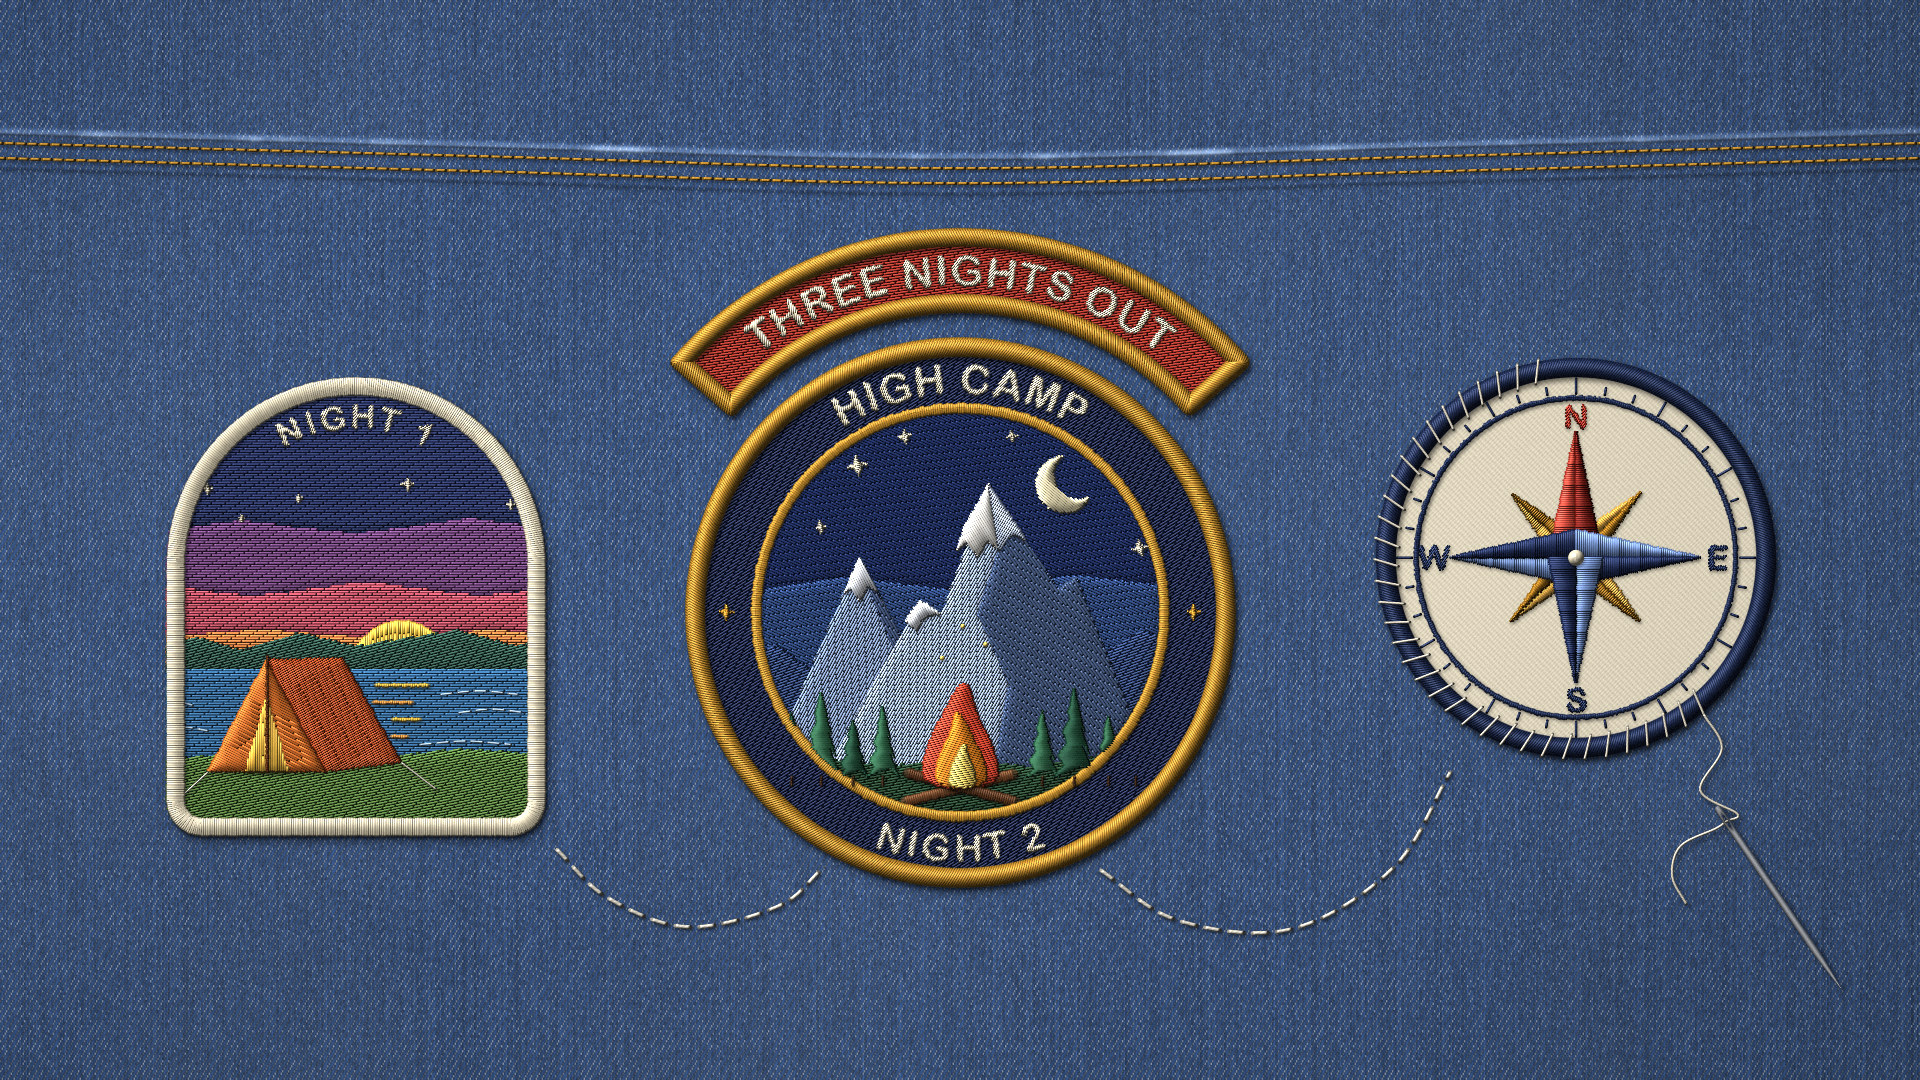

This chart was generated by the following Python code:
"""Example (embroidered patches / 刺绣徽章): 三晚露营 · Three Nights Out — the back of a denim jacket that keeps a
camping trip: one patch per night, joined by a sashiko trail. Night 1, a die-cut arch with a hot-cut satin border:
a tent with its lantern lit on a lake shore at sunset. Night 2, a round merrowed badge: high camp, a campfire under
a two-tone peak with snowcaps, moon and stars, lettering on the ring. Night 3, the way home: a compass rose on cream
twill, still being sewn on -- whip stitches have gone two-thirds of the way round and the needle lies on the denim
with the thread running back to the last stitch. A curved rocker over the middle badge reads THREE NIGHTS OUT; a
felled yoke seam with double topstitching runs across the top.
Draw-on stages: denim -> blanks -> background fills -> scenery -> satin -> details -> lettering -> edges -> trail
-> sewing. No image model.
python3 patch_camping.py [out.jpg] [--stages DIR]
"""
import os, sys, time
sys.path.insert(0, os.path.join(os.path.dirname(os.path.abspath(__file__)), '..', 'lib'))
import numpy as np
from patch import Patch

out = sys.argv[1] if len(sys.argv) > 1 and not sys.argv[1].startswith('--') else 'patch_camping.jpg'
stages = sys.argv[sys.argv.index('--stages') + 1] if '--stages' in sys.argv else None
t0 = time.time()

CREAM, GOLD, NAVY = '#f1e5c6', '#d89c33', '#24325a'
K = 1.14                                         # the patches are drawn in design units around (960, 660)


def T(*pts):
    """design units -> canvas pixels"""
    return [((x - 960) * K + 960, (y - 660) * K + 612) for x, y in pts]


def P1(x, y):
    return T((x, y))[0]


p = Patch(1920, 1080, seed=7)

# ---- 0. the denim: a jacket back with a felled yoke seam
p.denim()
p.seam([(-30, 132), (480, 146), (960, 158), (1440, 146), (1950, 132)])
p.stage('denim')

# ---- 1. the cut blanks
AX, AY = P1(960, 660); AR = 238 * K               # night 2: round badge
BX, BTOP = P1(430, 455); BW, BH = 330 * K, 400 * K   # night 1: die-cut arch
CX, CY = P1(1500, 612); CR = 172 * K              # night 3: compass, being sewn on
rocker = p.blank(p.rocker_pts(AX, AY, 266 * K, 334 * K, span=98), '#a8322a')
bA = p.blank(p.circle_pts(AX, AY, AR), '#1a2346')
bB = p.blank(p.arch_pts(BX, BTOP, BW, BH, corner=34), '#2e3a6e')
bC = p.blank(p.circle_pts(CX, CY, CR), '#ece2c9')
p.stage('blanks')

# ---- 2. background fills (tatami)
p.fill(rocker.mask, '#ad3328', angle=8)
p.fill(bA.mask, '#1a2346', angle=32)
scene = p.circle(AX, AY, 176 * K)
p.fill(scene * p.poly(T((760, 470), (1160, 470), (1160, 640), (1060, 628), (960, 642), (860, 630), (760, 645))),
       '#22336a', angle=-24)
p.fill(scene * p.poly(T((760, 645), (860, 630), (960, 642), (1060, 628), (1160, 640), (1160, 860), (760, 860))),
       '#34508a', angle=-24)
archm = bB.mask
bands = [('#2e3a6e', 455, 585), ('#7b4a86', 585, 640), ('#d0566a', 640, 680), ('#f08a48', 680, 712)]
edges = {585: [(250, 590), (330, 580), (430, 592), (530, 578), (610, 588)],
         640: [(250, 636), (340, 646), (440, 634), (540, 646), (610, 638)],
         680: [(250, 682), (350, 676), (450, 684), (550, 676), (610, 682)]}
for col, ya, yb in bands:
    top = edges.get(ya, [(250, ya), (610, ya)])
    bot = edges.get(yb, [(250, yb), (610, yb)])
    p.fill(archm * p.poly(T(*top, *bot[::-1])), col, angle=0, length=14)
p.stage('fills')

# ---- 3. scenery: hills, lake, shore (night 1); peaks, ground (night 2)
p.fill(archm * p.circle(*P1(470, 712), 44 * K) * p.poly(T((400, 640), (540, 640), (540, 712), (400, 712))), '#f7c84a',
       angle=90, kind='satin', maxlen=40)
hills = [(250, 712), (250, 690), (290, 682), (330, 694), (380, 678), (430, 690), (520, 676), (570, 690), (610, 684), (610, 712)]
p.fill(archm * p.poly(T(*hills)), '#30574a', angle=15, length=12)
p.fill(archm * p.poly(T((250, 710), (610, 710), (610, 790), (250, 790))), '#3b74a8', angle=0, length=16)
shore = [(250, 790), (330, 784), (420, 792), (520, 780), (610, 786), (610, 860), (250, 860)]
p.fill(archm * p.poly(T(*shore)), '#557c3a', angle=12, length=13)

# night 2: a far ridge, the back peak, the main peak (lit side / shade side), the ground
p.fill(scene * p.poly(T((760, 800), (760, 700), (800, 690), (830, 712), (1080, 700), (1120, 676), (1160, 690), (1160, 800))),
       '#2b3f6e', angle=20, length=12)
p.fill(scene * p.poly(T((790, 800), (872, 612), (912, 690), (900, 800))), '#7d93ba', angle=62)
p.fill(scene * p.poly(T((872, 612), (912, 690), (972, 760), (960, 800), (900, 800), (905, 700), (884, 650))),
       '#4a5e88', angle=-60)
lit = [(842, 800), (925, 650), (944, 662), (985, 548), (994, 606), (976, 662), (1003, 724), (990, 800)]
shade = [(985, 548), (1046, 640), (1062, 630), (1130, 800), (990, 800), (1003, 724), (976, 662), (994, 606)]
p.fill(scene * p.poly(T(*lit)), '#9fb4d4', angle=60)
p.fill(scene * p.poly(T(*shade)), '#4b6089', angle=-55)
ground = [(760, 800), (820, 786), (900, 795), (960, 788), (1020, 796), (1100, 784), (1160, 794), (1160, 860), (760, 860)]
p.fill(scene * p.poly(T(*ground)), '#26472e', angle=10, length=13)
p.stage('scenery')

# ---- 4. satin: snowcaps, tent, sun glints, campfire, moon, compass rose
p.fill(scene * p.poly(T((985, 548), (994, 606), (984, 598), (976, 612), (966, 600), (957, 606), (964, 585))), '#f6f3ec',
       angle=-58, kind='satin')
p.fill(scene * p.poly(T((985, 548), (1018, 597), (1006, 592), (996, 604), (994, 606))), '#aebbd3', angle=58, kind='satin')
p.fill(scene * p.poly(T((925, 650), (944, 662), (930, 664), (921, 676), (912, 668))), '#e9edf3', angle=-60, kind='satin')
p.fill(scene * p.poly(T((872, 612), (888, 642), (879, 638), (872, 650), (864, 640), (858, 645))), '#e9edf3', angle=-62, kind='satin')
# the tent: front panel lit, side panel in shade, the door glowing from the lantern inside
p.fill(archm * p.poly(T((352, 702), (300, 800), (404, 800))), '#ec7a30', angle=-28, kind='satin')
p.fill(archm * p.poly(T((352, 702), (404, 800), (470, 792), (418, 700))), '#a9441f', angle=30, kind='satin')
p.fill(archm * p.poly(T((352, 734), (333, 800), (371, 800))), '#f8c24a', angle=90, kind='satin')
p.column(T((352, 698), (352, 800)), '#6b3418', width=3.4)
for i, (x, w) in enumerate([(470, 46), (462, 34), (474, 24), (468, 14)]):
    y = 724 + i * 15
    p.column(T((x - w / 2, y), (x + w / 2, y)), '#f7c84a' if i % 2 == 0 else '#f3a24a', width=4.6)
# campfire: crossed logs, then three flames, outer to inner
p.column(T((912, 826), (1006, 802)), '#7a4a2a', width=11)
p.column(T((914, 801), (1008, 826)), '#5e3820', width=11)
flame = lambda cx, by, w, h, lean: T((cx - w, by), (cx - w * 0.9, by - h * 0.35), (cx - w * 0.35, by - h * 0.7),
                                     (cx + lean, by - h), (cx + w * 0.45, by - h * 0.62), (cx + w * 0.95, by - h * 0.3), (cx + w, by))
p.fill(scene * p.poly(flame(960, 814, 34, 100, 5), smooth=2), '#d8432c', angle=14, kind='satin', maxlen=90)
p.fill(scene * p.poly(flame(961, 814, 23, 72, -4), smooth=2), '#f08a24', angle=-16, kind='satin', maxlen=90)
p.fill(scene * p.poly(flame(962, 814, 12, 42, 2), smooth=2), '#fadb68', angle=10, kind='satin')
# the moon: a crescent
mx, my = P1(1052, 548)
moon = p.circle(mx, my, 25 * K) * (1 - p.circle(mx + 12 * K, my - 8 * K, 21 * K))
p.fill(moon, '#f3e7bd', angle=-40, kind='satin')


# compass rose: four cardinal points split light / dark, four gold diagonals behind
def kite(ang, length, half, light, dark):
    a = np.deg2rad(ang)
    tip = (CX + length * np.cos(a), CY - length * np.sin(a))
    l = (CX + half * np.cos(a + np.pi / 2), CY - half * np.sin(a + np.pi / 2))
    r = (CX + half * np.cos(a - np.pi / 2), CY - half * np.sin(a - np.pi / 2))
    p.fill(p.poly([(CX, CY), l, tip]), light, angle=ang + 90, kind='satin', pitch=2.1)
    p.fill(p.poly([(CX, CY), tip, r]), dark, angle=ang + 90, kind='satin', pitch=2.1)


for ang in (45, 135, 225, 315):
    kite(ang, 82 * K, 16 * K, '#eab04a', '#9c6a1a')
kite(90, 112 * K, 24 * K, '#cf4637', '#721a14')
for ang in (0, 180, 270):
    kite(ang, 112 * K, 24 * K, '#6f8bc2', '#1f2b52')
p.stage('satin')

# ---- 5. details: rings, ticks, stars, sparks, ripples, trees
p.column(p.circle_pts(AX, AY, 179 * K), GOLD, width=11, closed=True)                # ring separator, night 2
p.column(p.circle_pts(CX, CY, 140 * K), NAVY, width=5.5, closed=True)               # compass ring
for k in range(36):
    a = np.deg2rad(k * 10)
    r0, r1 = ((144 * K, 157 * K) if k % 3 == 0 else (145 * K, 151 * K))
    p.run([(CX + r0 * np.cos(a), CY - r0 * np.sin(a)), (CX + r1 * np.cos(a), CY - r1 * np.sin(a))], NAVY,
          stitch=1e6, gap=0, width=2.6, smooth=False, shadow=0.3)
p.knot(CX, CY, CREAM, r=8)


def pine(x, base, h, w, col):
    tiers = 4
    zig_l, zig_r = [], []
    for i in range(tiers):
        y = base - h * i / tiers; ww = w * 0.5 * (1 - i / tiers)
        zig_l += [(x - ww, y), (x - ww * 0.45, y - h / tiers * 0.55)]
        zig_r += [(x + ww * 0.45, y - h / tiers * 0.55), (x + ww, y)]
    outline = zig_l + [(x, base - h)] + zig_r[::-1]
    p.fill(scene * p.poly(T(*outline)), col, angle=0, kind='satin', pitch=2.0)
    p.column(T((x, base + 6), (x, base - 2)), '#4a2e1c', width=3.2)


for x, h, w, c in [(812, 58, 30, '#1d4632'), (838, 76, 36, '#2b5e41'), (866, 52, 28, '#1d4632'), (892, 64, 30, '#2b5e41'),
                   (1032, 60, 30, '#2b5e41'), (1060, 80, 38, '#1d4632'), (1090, 56, 28, '#2b5e41'), (1114, 44, 24, '#1d4632')]:
    pine(x, 806, h, w, c)
for x, y, r in [(870, 532, 10), (912, 506, 7), (1118, 604, 8), (838, 586, 6), (1006, 506, 6)]:
    p.star(*P1(x, y), r * K, CREAM, angle=12)
for x, y in [(944, 700), (982, 688), (962, 672)]:
    p.knot(*P1(x, y), '#fadb68', r=2.4)
for x, y, r in [(300, 552, 6), (380, 560, 5), (476, 548, 7), (566, 566, 5), (330, 578, 4)]:
    p.star(*P1(x, y), r * K, CREAM, angle=0)
for y, xa, xb in [(732, 504, 572), (748, 520, 578), (764, 262, 300), (776, 486, 566), (742, 262, 288)]:
    p.run(T((xa, y), ((xa + xb) / 2, y - 3), (xb, y)), '#bcd6ec', stitch=12, gap=5, width=2.3, shadow=0.25, clip=archm)
p.run(T((300, 800), (276, 822)), '#d9d2c2', stitch=1e6, gap=0, width=1.9, smooth=False)        # guy lines
p.run(T((470, 792), (500, 815)), '#d9d2c2', stitch=1e6, gap=0, width=1.9, smooth=False)
p.stage('details')

# ---- 6. lettering
p.arc_text('THREE NIGHTS OUT', AX, AY, 300 * K, size=42, colour=CREAM, spacing=0.05)
p.arc_text('HIGH CAMP', AX, AY, 205 * K, size=42, colour=CREAM)
p.arc_text('NIGHT 2', AX, AY, 207 * K, size=38, colour=CREAM, centre=270, bottom=True)
p.star(AX - 205 * K, AY, 9, GOLD); p.star(AX + 205 * K, AY, 9, GOLD)
p.arc_text('NIGHT 1', BX, BTOP + BW / 2, 132 * K, size=34, colour=CREAM, spacing=0.12)
for ch, ang in (('N', 90), ('E', 0), ('S', 270), ('W', 180)):
    a = np.deg2rad(ang)
    p.text(ch, CX + 124 * K * np.cos(a), CY - 124 * K * np.sin(a), 34, '#c63a2c' if ch == 'N' else NAVY)
p.stage('lettering')

# ---- 7. edges: merrow round the round ones, hot-cut satin round the die-cut arch
p.merrow(rocker, GOLD, width=19)
p.merrow(bA, GOLD, width=20)
p.satin_border(bB, CREAM, width=17)
p.merrow(bC, NAVY, width=20)
p.stage('edges')

# ---- 8. the sashiko trail: night 1 -> night 2 -> night 3
p.run(T((606, 868), (650, 910), (720, 936), (800, 918), (840, 884)), '#ebe5d6', stitch=15, gap=9, width=4.2,
      twist=1.0, sheen=0.35, shadow=0.45)
p.run(T((1080, 884), (1150, 930), (1250, 938), (1340, 884), (1390, 800)), '#ebe5d6', stitch=15, gap=9, width=4.2,
      twist=1.0, sheen=0.35, shadow=0.45, start=5)
p.stage('trail')

# ---- 9. sewing night 3 on: whip stitches two-thirds of the way round, needle and thread left on the denim
last = p.whip(bC, '#efe6d2', frm=0.28, to=0.86, spacing=21, reach=(6, 19), lean=8, width=2.6)
eye, tip = np.array([1716.0, 806.0]), np.array([1842.0, 990.0])
u = (tip - eye) / np.linalg.norm(tip - eye); nrm = np.array([-u[1], u[0]])
e = eye + u * 18
p.thread([last, last + (18, 34), (1700, 790), e - nrm * 13, e, e + nrm * 13, (1680, 846), (1672, 876), (1686, 904)],
         '#efe6d2', width=2.8, lift=1.2)
p.needle(tuple(eye), tuple(tip), radius=3.7)

img = p.save(out, stages)
print(f'{out}  {time.time() - t0:.1f}s')
